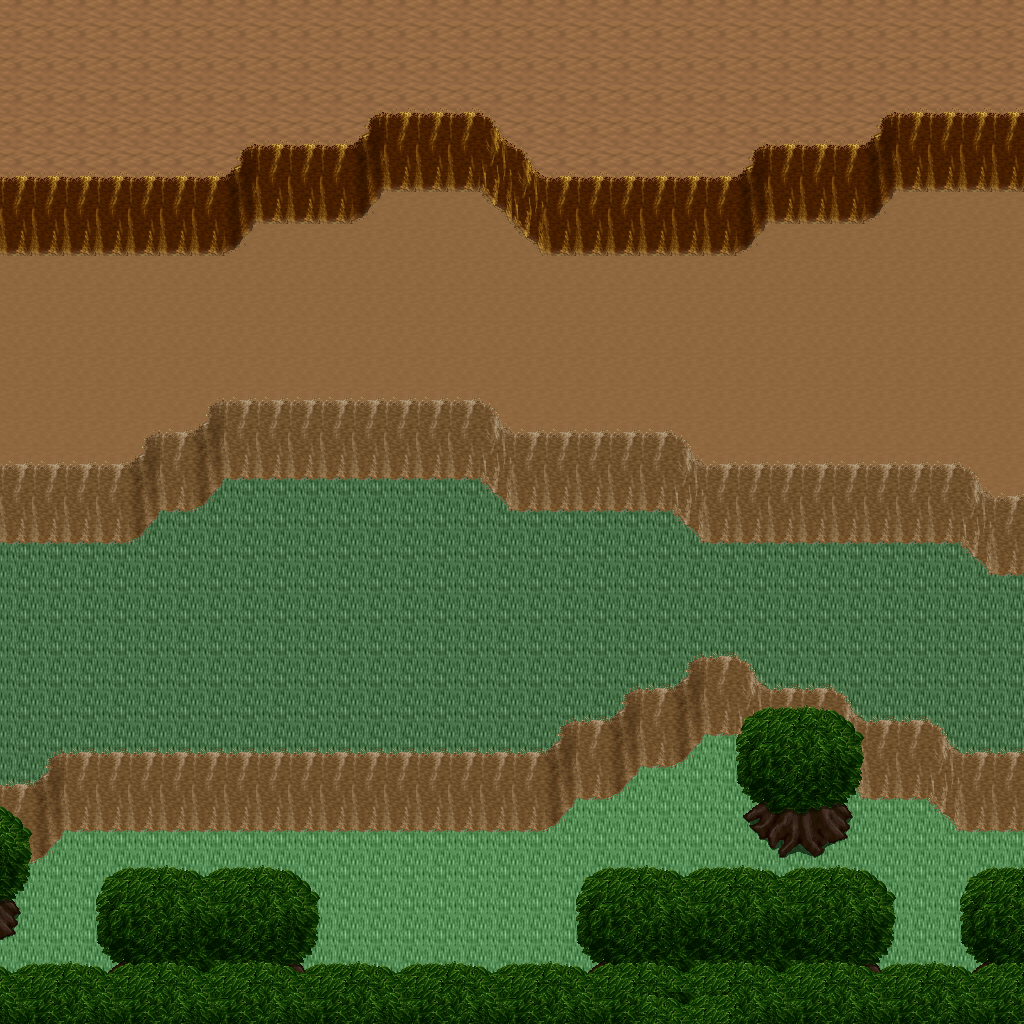

This is a level from a 2D game, rendered from its Tiled map with the project's own tilesets. A one-line summary and the map file follow, with tile-layer data summarised:
An orthogonal 32x32 tile map with 32x32 px tiles, 5 tile layers (Ground, Objects, Objects2, Above, ...), 1 hidden layer not drawn, 14 tilesets.

<map version="1.10" tiledversion="1.11.0" orientation="orthogonal" renderorder="right-down" width="32" height="32" tilewidth="32" tileheight="32" infinite="0" nextlayerid="11" nextobjectid="1">
 <tileset firstgid="1" name="logic_collision" tilewidth="32" tileheight="32" tilecount="1" columns="1">
  <image source="../drawable/logic_collision.png" width="32" height="32" />
 </tileset>
 <tileset firstgid="2" name="ground_ground" tilewidth="32" tileheight="32" tilecount="33" columns="3">
  <image source="../drawable/ground_ground.png" width="96" height="352" />
 </tileset>
 <tileset firstgid="35" name="ground_ridge_earth_pale" tilewidth="32" tileheight="32" tilecount="96" columns="12">
  <image source="../drawable/ground_ridge_earth_pale.png" width="384" height="256" />
 </tileset>
 <tileset firstgid="131" name="ground_ridge_earth_dark" tilewidth="32" tileheight="32" tilecount="96" columns="12">
  <image source="../drawable/ground_ridge_earth_dark.png" width="384" height="256" />
 </tileset>
 <tileset firstgid="227" name="terrain_desert" tilewidth="32" tileheight="32" tilecount="88" columns="8">
  <image source="../drawable/terrain_desert.png" width="256" height="352" />
 </tileset>
 <tileset firstgid="315" name="plant_tree_tree_darkgreen" tilewidth="32" tileheight="32" tilecount="88" columns="8">
  <image source="../drawable/plant_tree_tree_darkgreen.png" width="256" height="352" />
 </tileset>
 <tileset firstgid="403" name="building_tan_building" tilewidth="32" tileheight="32" tilecount="24" columns="4">
  <image source="../drawable/building_tan_building.png" width="128" height="192" />
 </tileset>
 <tileset firstgid="427" name="plant_cactus_2" tilewidth="32" tileheight="32" tilecount="10" columns="5">
  <image source="../drawable/plant_cactus_2.png" width="160" height="64" />
 </tileset>
 <tileset firstgid="437" name="ground_sand_2" tilewidth="32" tileheight="32" tilecount="15" columns="5">
  <image source="../drawable/ground_sand_2.png" width="160" height="96" />
 </tileset>
 <tileset firstgid="452" name="object_stone_well" tilewidth="32" tileheight="32" tilecount="6" columns="2">
  <image source="../drawable/object_stone_well.png" width="64" height="96" />
 </tileset>
 <tileset firstgid="458" name="plant_tree_banana_tree" tilewidth="32" tileheight="32" tilecount="40" columns="4">
  <image source="../drawable/plant_tree_banana_tree.png" width="128" height="320" />
 </tileset>
 <tileset firstgid="498" name="ground_sand_edges" tilewidth="32" tileheight="32" tilecount="15" columns="5">
  <image source="../drawable/ground_sand_edges.png" width="160" height="96" />
 </tileset>
 <tileset firstgid="513" name="building_window_window_centered" tilewidth="32" tileheight="32" tilecount="1" columns="1">
  <image source="../drawable/building_window_window_centered.png" width="32" height="32" />
 </tileset>
 <tileset firstgid="514" name="building_door_closed" tilewidth="32" tileheight="32" tilecount="1" columns="1">
  <image source="../drawable/building_door_closed.png" width="32" height="32" />
 </tileset>
 <layer id="1" name="Ground" width="32" height="32">
  <data>[1024 cells, 1024 non-empty, 4 distinct tile ids]</data>
 </layer>
 <layer id="2" name="Objects" width="32" height="32">
  <data>[1024 cells, 336 non-empty, 30 distinct tile ids]</data>
 </layer>
 <layer id="3" name="Objects2" width="32" height="32">
  <data>[1024 cells, 0 non-empty, 0 distinct tile ids]</data>
 </layer>
 <layer id="4" name="Above" width="32" height="32">
  <data>[1024 cells, 136 non-empty, 22 distinct tile ids]</data>
 </layer>
 <layer id="5" name="Above2" width="32" height="32">
  <data>[1024 cells, 0 non-empty, 0 distinct tile ids]</data>
 </layer>
 <layer id="6" name="Walkable" width="32" height="32" visible="0">
  <data>[1024 cells, 407 non-empty, 1 distinct tile ids]</data>
 </layer>
 <objectgroup id="7" name="Mapevents" />
 <objectgroup id="8" name="Spawn" />
 <objectgroup id="9" name="Keys" />
 <objectgroup id="10" name="Replace" />
</map>
